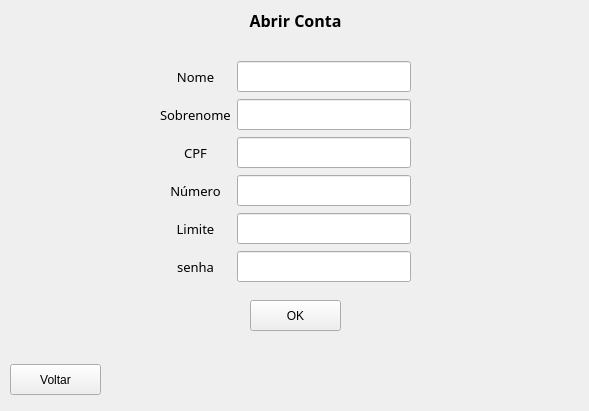
<?xml version="1.0" encoding="UTF-8"?>
<ui version="4.0">
 <class>Frame</class>
 <widget class="QFrame" name="Frame">
  <property name="geometry">
   <rect>
    <x>0</x>
    <y>0</y>
    <width>589</width>
    <height>411</height>
   </rect>
  </property>
  <property name="windowTitle">
   <string>GP Bank</string>
  </property>
  <widget class="QLabel" name="label">
   <property name="geometry">
    <rect>
     <x>10</x>
     <y>10</y>
     <width>571</width>
     <height>20</height>
    </rect>
   </property>
   <property name="font">
    <font>
     <family>Hack</family>
     <pointsize>12</pointsize>
     <weight>75</weight>
     <bold>true</bold>
    </font>
   </property>
   <property name="layoutDirection">
    <enum>Qt::LeftToRight</enum>
   </property>
   <property name="text">
    <string>Abrir Conta</string>
   </property>
   <property name="textFormat">
    <enum>Qt::AutoText</enum>
   </property>
   <property name="alignment">
    <set>Qt::AlignCenter</set>
   </property>
   <property name="wordWrap">
    <bool>false</bool>
   </property>
  </widget>
  <widget class="QPushButton" name="pushButton">
   <property name="geometry">
    <rect>
     <x>250</x>
     <y>300</y>
     <width>91</width>
     <height>31</height>
    </rect>
   </property>
   <property name="text">
    <string>OK</string>
   </property>
  </widget>
  <widget class="QPushButton" name="pushButton_2">
   <property name="geometry">
    <rect>
     <x>10</x>
     <y>364</y>
     <width>91</width>
     <height>31</height>
    </rect>
   </property>
   <property name="text">
    <string>Voltar</string>
   </property>
  </widget>
  <widget class="QWidget" name="">
   <property name="geometry">
    <rect>
     <x>160</x>
     <y>60</y>
     <width>251</width>
     <height>224</height>
    </rect>
   </property>
   <layout class="QGridLayout" name="gridLayout">
    <item row="0" column="0">
     <widget class="QLabel" name="nome">
      <property name="font">
       <font>
        <family>Hack</family>
        <pointsize>10</pointsize>
       </font>
      </property>
      <property name="text">
       <string>Nome</string>
      </property>
      <property name="alignment">
       <set>Qt::AlignCenter</set>
      </property>
     </widget>
    </item>
    <item row="0" column="1">
     <widget class="QLineEdit" name="lineEdit">
      <property name="font">
       <font>
        <family>Hack</family>
        <pointsize>12</pointsize>
       </font>
      </property>
     </widget>
    </item>
    <item row="1" column="0">
     <widget class="QLabel" name="sobrenome">
      <property name="font">
       <font>
        <family>Hack</family>
        <pointsize>10</pointsize>
       </font>
      </property>
      <property name="text">
       <string>Sobrenome</string>
      </property>
     </widget>
    </item>
    <item row="1" column="1">
     <widget class="QLineEdit" name="lineEdit_4">
      <property name="font">
       <font>
        <family>Hack</family>
        <pointsize>12</pointsize>
       </font>
      </property>
     </widget>
    </item>
    <item row="2" column="0">
     <widget class="QLabel" name="cpf">
      <property name="font">
       <font>
        <family>Hack</family>
        <pointsize>10</pointsize>
       </font>
      </property>
      <property name="text">
       <string>CPF</string>
      </property>
      <property name="alignment">
       <set>Qt::AlignCenter</set>
      </property>
     </widget>
    </item>
    <item row="2" column="1">
     <widget class="QLineEdit" name="lineEdit_6">
      <property name="font">
       <font>
        <family>Hack</family>
        <pointsize>12</pointsize>
       </font>
      </property>
      <property name="text">
       <string/>
      </property>
     </widget>
    </item>
    <item row="3" column="0">
     <widget class="QLabel" name="numero">
      <property name="font">
       <font>
        <family>Hack</family>
        <pointsize>10</pointsize>
       </font>
      </property>
      <property name="text">
       <string>Número</string>
      </property>
      <property name="alignment">
       <set>Qt::AlignCenter</set>
      </property>
     </widget>
    </item>
    <item row="3" column="1">
     <widget class="QLineEdit" name="lineEdit_7">
      <property name="font">
       <font>
        <family>Hack</family>
        <pointsize>12</pointsize>
       </font>
      </property>
     </widget>
    </item>
    <item row="4" column="0">
     <widget class="QLabel" name="limite">
      <property name="font">
       <font>
        <family>Hack</family>
        <pointsize>10</pointsize>
       </font>
      </property>
      <property name="text">
       <string>Limite</string>
      </property>
      <property name="alignment">
       <set>Qt::AlignCenter</set>
      </property>
     </widget>
    </item>
    <item row="4" column="1">
     <widget class="QLineEdit" name="lineEdit_8">
      <property name="font">
       <font>
        <family>Hack</family>
        <pointsize>12</pointsize>
       </font>
      </property>
     </widget>
    </item>
    <item row="5" column="0">
     <widget class="QLabel" name="label_2">
      <property name="font">
       <font>
        <family>Hack</family>
        <pointsize>10</pointsize>
       </font>
      </property>
      <property name="text">
       <string>senha</string>
      </property>
      <property name="alignment">
       <set>Qt::AlignCenter</set>
      </property>
     </widget>
    </item>
    <item row="5" column="1">
     <widget class="QLineEdit" name="lineEdit_9">
      <property name="font">
       <font>
        <family>Hack</family>
        <pointsize>12</pointsize>
       </font>
      </property>
     </widget>
    </item>
   </layout>
  </widget>
 </widget>
 <resources/>
 <connections/>
</ui>
